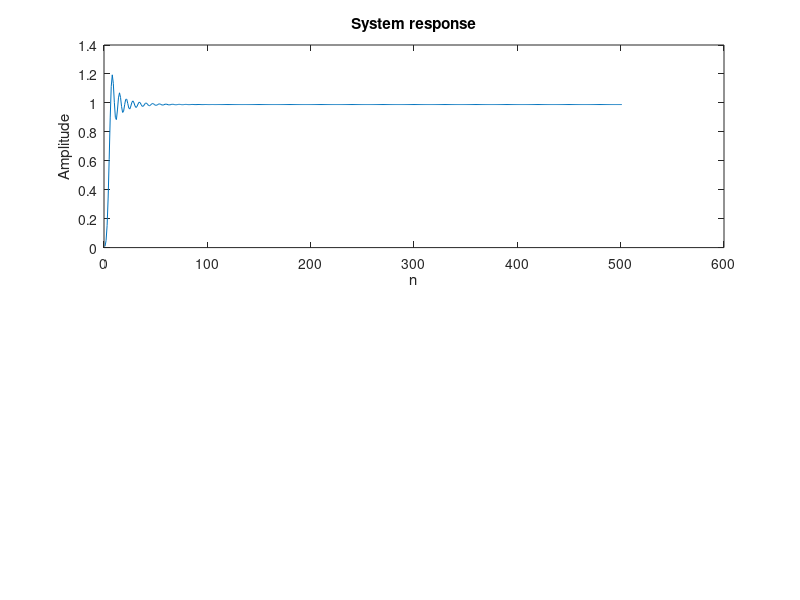

Write the MATLAB code that produced this figure.
wT = linspace(0,pi,2001);

a0 = 0.00891905342725;
a1 = 0.01067677307842;
a2 = 0.02206621636788;
a3 = 0.02082781458465;
a4 = 0.02206621636788;
a5 = 0.01067677307842;
a6 = 0.00891905342725;

b1 = -3.25871965943552;
b2 = 5.40811082492794;
b3 = -5.37001371103694;
b4 = 3.33923666963572;
b5 = -1.21769664332873;
b6 = 0.20444044173525;
A = [a0,a1,a2,a3,a4,a5,a6];
B = [1,b1,b2,b3,b4,b5,b6];
n = 0:500;
x = ones(1,501);

y = filter(A,B,x);

subplot (2,1,1);
plot(y);
title('System response');
xlabel('n');
ylabel('Amplitude');

